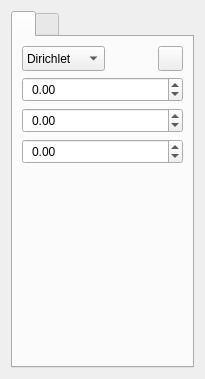
<?xml version="1.0" encoding="UTF-8"?>
<ui version="4.0">
 <class>PhysicsDockWidget</class>
 <widget class="QWidget" name="PhysicsDockWidget">
  <property name="geometry">
   <rect>
    <x>0</x>
    <y>0</y>
    <width>205</width>
    <height>379</height>
   </rect>
  </property>
  <property name="windowTitle">
   <string>Form</string>
  </property>
  <layout class="QVBoxLayout" name="verticalLayout">
   <item>
    <widget class="QTabWidget" name="tabWidget">
     <property name="currentIndex">
      <number>0</number>
     </property>
     <widget class="QWidget" name="tab">
      <attribute name="icon">
       <iconset resource="../CADWindow.qrc">
        <normaloff>:/cad_wind/figure/cad_wind/selected_bnd.png</normaloff>:/cad_wind/figure/cad_wind/selected_bnd.png</iconset>
      </attribute>
      <attribute name="title">
       <string/>
      </attribute>
      <layout class="QVBoxLayout" name="verticalLayout_3">
       <item>
        <layout class="QHBoxLayout" name="horizontalLayout">
         <item>
          <widget class="QComboBox" name="comboBox">
           <property name="minimumSize">
            <size>
             <width>0</width>
             <height>25</height>
            </size>
           </property>
           <property name="maximumSize">
            <size>
             <width>16777215</width>
             <height>25</height>
            </size>
           </property>
           <property name="font">
            <font>
             <pointsize>9</pointsize>
            </font>
           </property>
           <item>
            <property name="text">
             <string>Dirichlet</string>
            </property>
           </item>
           <item>
            <property name="text">
             <string>Neumann</string>
            </property>
           </item>
          </widget>
         </item>
         <item>
          <spacer name="horizontalSpacer">
           <property name="orientation">
            <enum>Qt::Horizontal</enum>
           </property>
           <property name="sizeHint" stdset="0">
            <size>
             <width>40</width>
             <height>20</height>
            </size>
           </property>
          </spacer>
         </item>
         <item>
          <widget class="QPushButton" name="pushButton">
           <property name="minimumSize">
            <size>
             <width>25</width>
             <height>25</height>
            </size>
           </property>
           <property name="maximumSize">
            <size>
             <width>25</width>
             <height>25</height>
            </size>
           </property>
           <property name="text">
            <string/>
           </property>
           <property name="icon">
            <iconset resource="../CADWindow.qrc">
             <normaloff>:/cad_wind/figure/cad_wind/ok.png</normaloff>:/cad_wind/figure/cad_wind/ok.png</iconset>
           </property>
          </widget>
         </item>
        </layout>
       </item>
       <item>
        <layout class="QVBoxLayout" name="verticalLayout_2">
         <item>
          <widget class="QDoubleSpinBox" name="doubleSpinBox">
           <property name="minimumSize">
            <size>
             <width>0</width>
             <height>25</height>
            </size>
           </property>
           <property name="maximumSize">
            <size>
             <width>16777215</width>
             <height>25</height>
            </size>
           </property>
           <property name="font">
            <font>
             <pointsize>9</pointsize>
            </font>
           </property>
           <property name="styleSheet">
            <string notr="true">padding-left:5px;</string>
           </property>
           <property name="minimum">
            <double>-99999.000000000000000</double>
           </property>
           <property name="maximum">
            <double>99999.000000000000000</double>
           </property>
          </widget>
         </item>
         <item>
          <widget class="QDoubleSpinBox" name="doubleSpinBox_2">
           <property name="minimumSize">
            <size>
             <width>0</width>
             <height>25</height>
            </size>
           </property>
           <property name="maximumSize">
            <size>
             <width>16777215</width>
             <height>25</height>
            </size>
           </property>
           <property name="font">
            <font>
             <pointsize>9</pointsize>
            </font>
           </property>
           <property name="styleSheet">
            <string notr="true">padding-left:5px;</string>
           </property>
           <property name="minimum">
            <double>-99999.000000000000000</double>
           </property>
           <property name="maximum">
            <double>99999.000000000000000</double>
           </property>
          </widget>
         </item>
         <item>
          <widget class="QDoubleSpinBox" name="doubleSpinBox_3">
           <property name="minimumSize">
            <size>
             <width>0</width>
             <height>25</height>
            </size>
           </property>
           <property name="maximumSize">
            <size>
             <width>16777215</width>
             <height>25</height>
            </size>
           </property>
           <property name="font">
            <font>
             <pointsize>9</pointsize>
            </font>
           </property>
           <property name="styleSheet">
            <string notr="true">padding-left:5px;</string>
           </property>
           <property name="minimum">
            <double>-99999.000000000000000</double>
           </property>
           <property name="maximum">
            <double>99999.000000000000000</double>
           </property>
          </widget>
         </item>
        </layout>
       </item>
       <item>
        <spacer name="verticalSpacer">
         <property name="orientation">
          <enum>Qt::Vertical</enum>
         </property>
         <property name="sizeHint" stdset="0">
          <size>
           <width>20</width>
           <height>40</height>
          </size>
         </property>
        </spacer>
       </item>
      </layout>
     </widget>
     <widget class="QWidget" name="tab_2">
      <attribute name="icon">
       <iconset resource="../CADWindow.qrc">
        <normaloff>:/cad_wind/figure/cad_wind/selected_domain.png</normaloff>:/cad_wind/figure/cad_wind/selected_domain.png</iconset>
      </attribute>
      <attribute name="title">
       <string/>
      </attribute>
     </widget>
    </widget>
   </item>
  </layout>
 </widget>
 <resources>
  <include location="../CADWindow.qrc"/>
 </resources>
 <connections/>
</ui>
